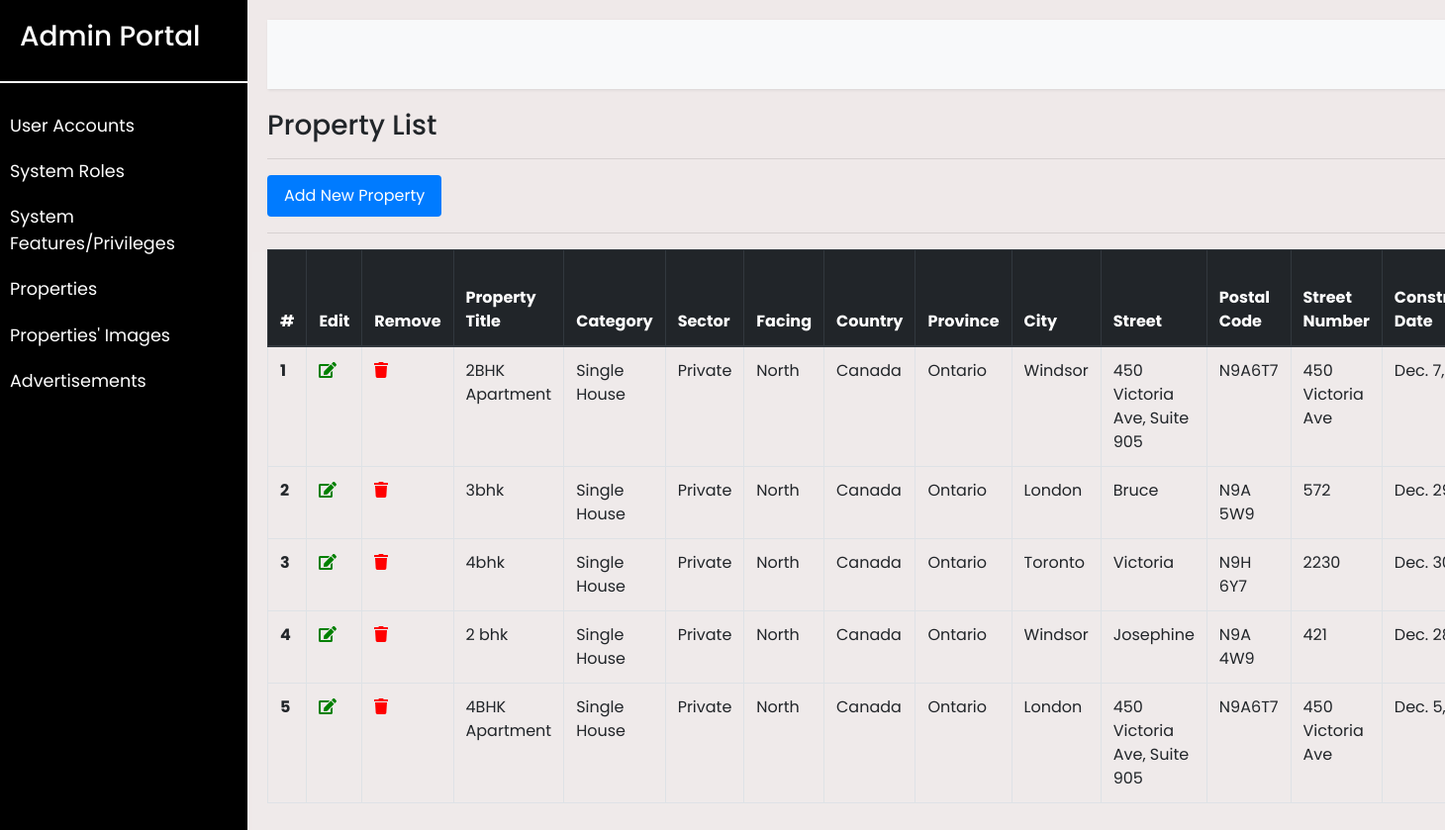
/admin_portal/listProperty/, run on the app's committed database.
### eproperty/models.py (models this page shows, shortened)
class Property(models.Model):
    propertyID = models.IntegerField()
    propertyTitle = models.CharField(max_length=100)
    property_category = models.ForeignKey(PropertyCategory, on_delete=models.CASCADE)
    property_sector = models.ForeignKey(PropertySector, on_delete=models.CASCADE)
    property_facing = models.ForeignKey(PropertyFacing, on_delete=models.CASCADE)
    property_country = models.ForeignKey(Country, on_delete=models.CASCADE)
    property_province = models.ForeignKey(Province, on_delete=models.CASCADE)
    property_city = models.ForeignKey(City, on_delete=models.CASCADE)
    propertyStreet = models.CharField(max_length=200)
    propertyPostalCode = models.CharField(max_length=200)
    propertyStreetNumber = models.CharField(max_length=200)
    propertyConstructionDate = models.DateField()
    propertyRegistrationDate = models.DateField()
    propertyNoOfHalls = models.IntegerField()
    propertyNoOfBedRooms = models.IntegerField()
    propertyNoOfBathRooms = models.FloatField()
    propertyNoOfFloors = models.IntegerField()
    propertyTotalArea = models.FloatField()
    propertyAskingPrice = models.DecimalField(max_digits=10, decimal_places=2)
    propertySellingPrice = models.DecimalField(max_digits=10, decimal_places=2)

class PropertyCategory(models.Model):
    PROPERTY_CATEGORY = (
        ('Single House', 'Single House'),
        ('Attached House', 'Attached House'),
        ('Town House', 'Town House'),
        ('Apartment', 'Apartment'),
        ('Store', 'Store'),
        ('Farm', 'Farm'),
        ('Factory', 'Factory'),
        ('Mall', 'Mall'),
        ('Building', 'Building'),
        ('Other', 'Other'),
    )
    propertyCategoryName = models.CharField(choices=PROPERTY_CATEGORY, max_length=20, default='Single House')
    def __str__(self):
        return self.propertyCategoryName

class PropertySector(models.Model):
    PROPERTY_SECTOR = (
        ('Private', 'Private'),
        ('Residential', 'Residential'),
        ('Commercial', 'Commercial'),
        ('Government', 'Government'),
        ('Rural', 'Rural'),
        ('Other', 'Other'),
    )
    propertySectorName = models.CharField(choices=PROPERTY_SECTOR, max_length=20, default='Private')
    def __str__(self):
        return self.propertySectorName

class PropertyFacing(models.Model):
    PROPERTY_FACING = (
        ('North', 'North'),
        ('South', 'South'),
        ('East', 'East'),
        ('West', 'West'),
        ('Other', 'Other'),
    )
    propertyFacingName = models.CharField(choices=PROPERTY_FACING, max_length=20, default='North')
    def __str__(self):
        return self.propertyFacingName

class Country(models.Model):
    countryName = models.CharField(max_length=100)
    def __str__(self):
        return self.countryName

class Province(models.Model):
    countryName = models.ForeignKey(Country, on_delete=models.CASCADE)
    provinceName = models.CharField(max_length=100)
    def __str__(self):
        return self.provinceName

class City(models.Model):
    cityName = models.CharField(max_length=100)
    countryName = models.ForeignKey(Country, on_delete=models.CASCADE)
    provinceName = models.ForeignKey(Province, on_delete=models.CASCADE)
    def __str__(self):
        return self.cityName

### eproperty/views.py (the view)
# urls.py: path('admin_portal/listProperty/', views.listProperty, name='listProperty'),
def listProperty(request):
    properties = Property.objects.all()
    return render(request, 'admin_portal/listProperty.html', {'properties': properties})

### templates/admin_portal/listProperty.html (shortened to what this page needs)
{% extends 'admin_portal/base_admin.html' %}
{% block content %}
    <h3>Property List</h3>
    <hr>
    <a class="btn btn-primary" href="{% url 'addProperty' %}">Add New Property </a>
    <hr>
    <div style="overflow-x:auto;">
        <table class="table table-bordered table-hover">
            <thead class="thead-dark">
            <tr>
                <th scope="col">#</th>
                <th scope="col">Edit</th>
                <th scope="col">Remove</th>
                <th scope="col">Property Title</th>
                <th scope="col">Category</th>
                <th scope="col">Sector</th>
                <th scope="col">Facing</th>
                <th scope="col">Country</th>
                <th scope="col">Province</th>
                <th scope="col">City</th>
                <th scope="col">Street</th>
                <th scope="col">Postal Code</th>
                <th scope="col">Street Number</th>
                <th scope="col">Construction Date</th>
            </tr>
            </thead>
            <tbody>
            {% if properties != '' %}
                {% for property in properties %}
                    <tr>
                        <th scope="row">{{ property.id }}</th>
                        <td><a href="{% url "editProperty" property.id %}"><i style="color: green;"
                                                                              class="fa fa-edit"></i></a></td>
                        <td><a href="{% url "deleteProperty" property.id %}"><i style="color: red;"
                                                                                class="fa fa-trash"></i></a></td>
                        <td>{{ property.propertyTitle }}</td>
                        <td>{{ property.property_category }}</td>
                        <td>{{ property.property_sector }}</td>
                        <td>{{ property.property_facing }}</td>
                        <td>{{ property.property_country }}</td>
                        <td>{{ property.property_province }}</td>
                        <td>{{ property.property_city }}</td>
                        <td>{{ property.propertyStreet }}</td>
                        <td>{{ property.propertyPostalCode }}</td>
                        <td>{{ property.propertyStreetNumber }}</td>
                        <td>{{ property.propertyConstructionDate }}</td>
                    </tr>
                {% endfor %}
            {% endif %}
            </tbody>
        </table>
    </div>
{% endblock %}

### static/admin_portal/style.css (style rules this page uses)
body { font-family: 'Poppins', sans-serif; background: #fafafa; }
a, a:hover, a:focus { color: inherit; text-decoration: none; transition: all 0.3s; }
a.btn { border-radius: .25rem; border: 1px solid transparent; padding: .5rem 1rem; color: #fff; }

### data on the page
Property: id "1", propertyTitle "2BHK Apartment", property_category "Single House", property_sector "Private", property_facing "North", property_country "Canada", property_province "Ontario", property_city "Windsor", propertyStreet "450 Victoria Ave, Suite 905", propertyPostalCode "N9A6T7", propertyStreetNumber "450 Victoria Ave", propertyConstructionDate "Dec. 7,…"
Property: id "2", propertyTitle "3bhk", property_category "Single House", property_sector "Private", property_facing "North", property_country "Canada", property_province "Ontario", property_city "London", propertyStreet "Bruce", propertyPostalCode "N9A 5W9", propertyStreetNumber "572", propertyConstructionDate "Dec.…"
Property: id "3", propertyTitle "4bhk", property_category "Single House", property_sector "Private", property_facing "North", property_country "Canada", property_province "Ontario", property_city "Toronto", propertyStreet "Victoria", propertyPostalCode "N9H 6Y7", propertyStreetNumber "2230", propertyConstructionDate "Dec.…"
Property: id "4", propertyTitle "2 bhk", property_category "Single House", property_sector "Private", property_facing "North", property_country "Canada", property_province "Ontario", property_city "Windsor", propertyStreet "Josephine", propertyPostalCode "N9A 4W9", propertyStreetNumber "421", propertyConstructionDate "Dec.…"
Property: id "5", propertyTitle "4BHK Apartment", property_category "Single House", property_sector "Private", property_facing "North", property_country "Canada", property_province "Ontario", property_city "London", propertyStreet "450 Victoria Ave, Suite 905", propertyPostalCode "N9A6T7", propertyStreetNumber "450 Victoria Ave", propertyConstructionDate "Dec. 5,…"
